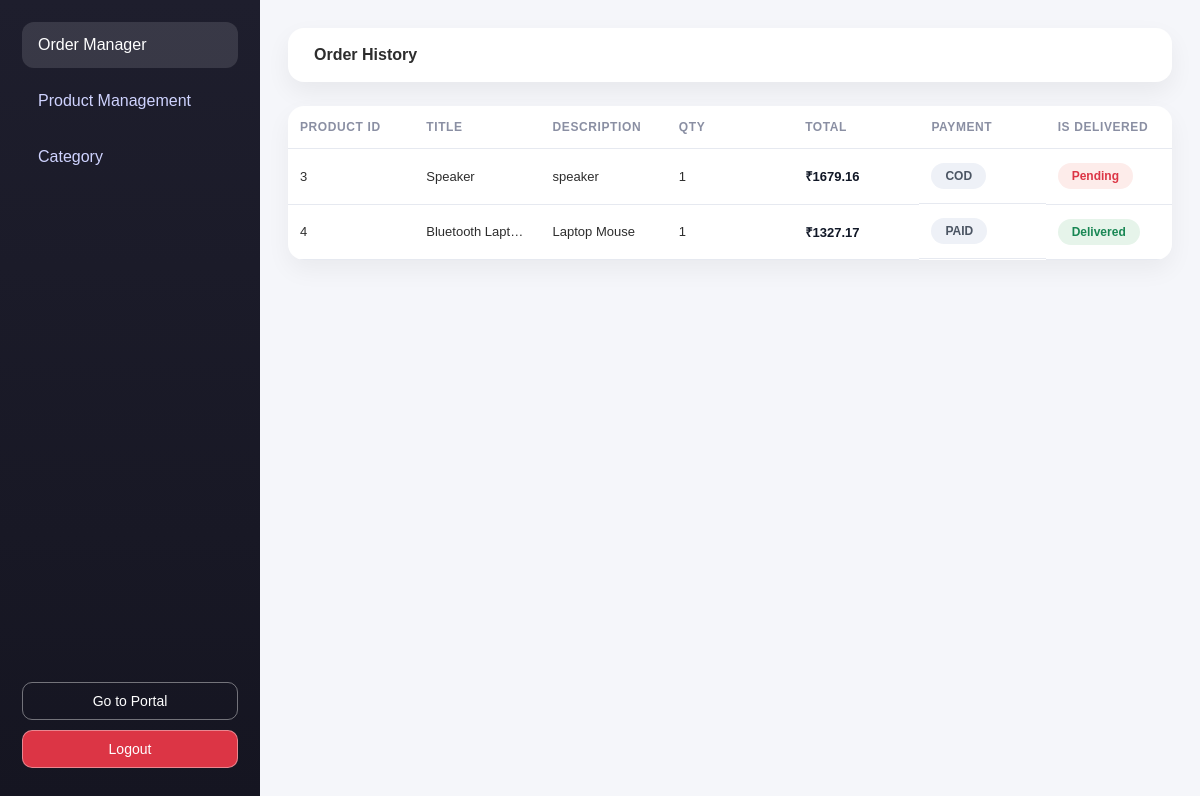
/products/get-orders/1 (signed in), run on an earlier commit of the app's database.
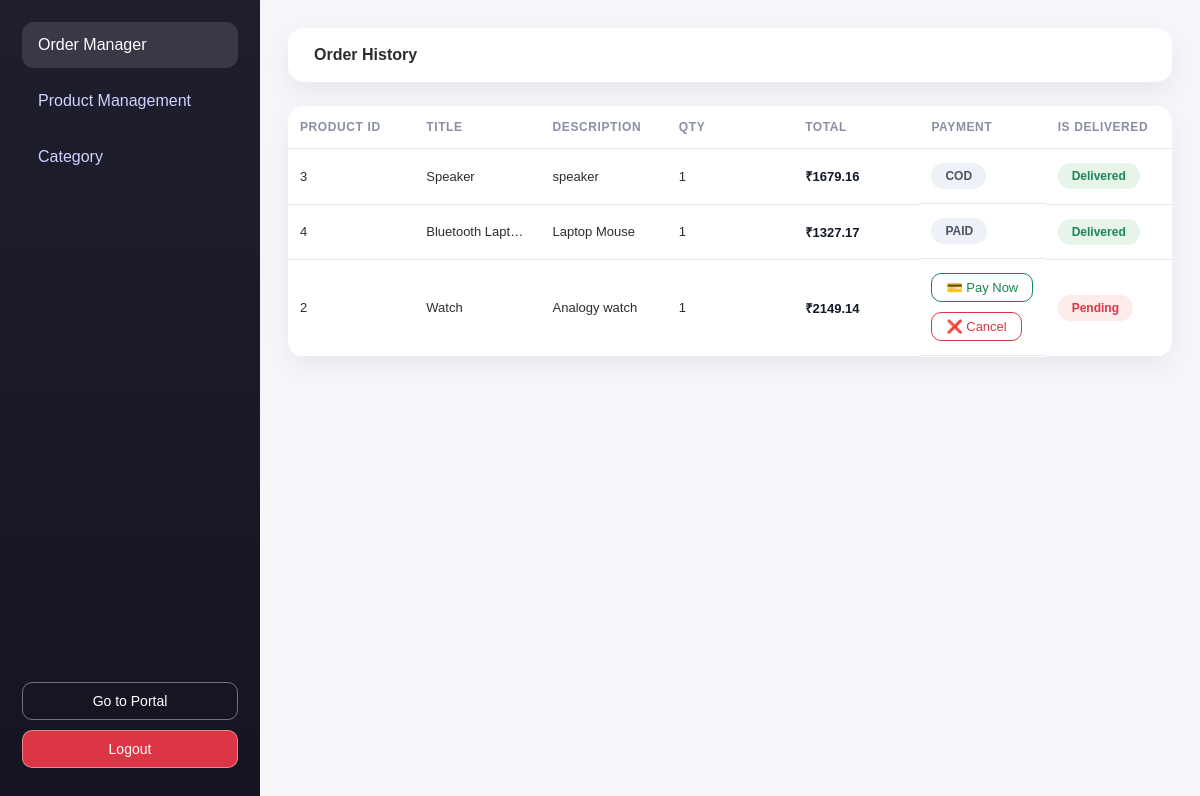
And on a later commit of the database.
### db.py (models this page shows)
class Order(Base):
    __tablename__ = "orders"
    o_id=Column(Integer,primary_key=True,index=True)
    c_id = Column(Integer,ForeignKey("users.id"))
    p_id=Column(Integer,ForeignKey("products.p_id"))
    total_price=Column(Integer,nullable=False)
    is_delivered=Column(Boolean,default=False)
    payment_status=Column(String, nullable=False, default="pending")
    quantity=Column(Integer,nullable=False)
    payment = relationship("Payment", back_populates="order", uselist=False)

class Products(Base):
    __tablename__ = "products"
    p_id=Column(Integer,primary_key=True,index=True)
    title=Column(String,nullable=False,unique=True)
    description=Column(String)
    price=Column(Integer,nullable=False)
    discount=Column(Integer,nullable=False)
    image=Column(String,nullable=False)
    category=Column(String,nullable=False)

### main.py (the view)
@app.get("/products/get-orders/{user_id}",response_model=List[OrderResponse],tags=["Cart endpoint"])
def order(request:Request,user_id:int,current_user:User=Depends(user_authentication),db:Session=Depends(get_db)):
    if current_user.id != user_id :
        return RedirectResponse(url="/",status_code=303)
    orders=db.query(Order,Products).join(Products,Order.p_id==Products.p_id).filter(Order.c_id==user_id).all()
    response = []
    for o,p in orders :
       response.append(OrderResponse(
        o_id = o.o_id,
        p_id=p.p_id,
        title=p.title,
        description=p.description,
        total_price=o.total_price,
        quantity=o.quantity,
        is_delivered=o.is_delivered,
        payment_status=None if o.payment_status == "pending" else o.payment_status))
    response= templates.TemplateResponse("second.html",{"request":request,"response":response,"order":orders,"user_id":user_id})
    return no_cache(response)

### Template/second.html (shortened to what this page needs)
<!DOCTYPE html>
<html lang="en">
<head>
    <link href="{{ url_for('static', path='/style2.css') }}" rel="stylesheet">
</head>
<body>
<div class="dashboard">
    <aside class="sidebar">
        <ul class="menu">
            <li class="active"><a href="#">Order Manager</a></li>
            <li><a href="/products/get-orders/{{user_id}}/productmanager">Product Management</a></li>
            <li><a href="/products/get-orders/{{user_id}}/category">Category</a></li>
        </ul>
        <div class="sidebar-footer">
            <button onclick="firstfunction()">Go to Portal</button>
            <a href="/logout"><button>Logout</button></a>
        </div>
    </aside>
    <main class="content">
        <header class="topbar">
            <h4>Order History</h4>
        </header>
        {% if response %}
        <div class="card">
            <table>
                <thead>
                    <tr>
                        <th>Product ID</th>
                        <th>Title</th>
                        <th>Description</th>
                        <th>Qty</th>
                        <th>Total</th>
                        <th>Payment</th>
                        <th>Is Delivered</th>
                    </tr>
                </thead>
                <tbody>
                {% for res in response %}
                    <tr>
                        <td>{{ res.p_id }}</td>
                        <td>{{ res.title }}</td>
                        <td>{{ res.description }}</td>
                        <td>{{ res.quantity }}</td>
                        <td class="total-price">₹{{ res.total_price }}</td>
                        <td class="payment-cell">
                            {% if res.payment_status is none %}
                                <form action="/checkout/start" method="post">
                                    <button type="submit" class="pay-btn">💳 Pay Now</button>
                                </form>
                                <form action="/orders/cancel/{{ res.o_id }}" method="post">
                                    <button type="submit" class="cancel-btn">❌ Cancel</button>
                                </form>
                            {% else %}
                                <span class="status-badge">
                                    {{ res.payment_status | upper }}
                                </span>
                            {% endif %}
                        </td>
                        <td>
    <button
        class="delivery-status {{ 'delivered' if res.is_delivered else 'pending' }}"
        onclick="updateDelivery(this, '{{ res.p_id }}')">
        {{ 'Delivered' if res.is_delivered else 'Pending' }}
    </button>
</td>
                    </tr>
                {% endfor %}
                </tbody>
            </table>
        </div>
        {% else %}
        <div class="empty-state">
            <p>🛒 You haven’t placed any orders yet.</p>
        </div>
        {% endif %}
    </main>
</div>
</body>
</html>

### static/style2.css (style rules this page uses)
* { box-sizing: border-box; }
body { margin: 0; background: #f5f6fa; font-family: 'Poppins', sans-serif; color: #2d2d2d; }
.dashboard { display: flex; min-height: 100vh; width: 100%; }
.sidebar { width: 260px; background: linear-gradient(180deg, #1e1e2d, #151521); color: #ffffff; display: flex; flex-direction: column; padding: 22px; }
.menu { list-style: none; padding: 0; margin: 0; }
.menu li { margin-bottom: 10px; }
.menu a { display: block; padding: 14px 16px; border-radius: 12px; text-decoration: none; color: #cfd3ff; font-weight: 500; transition: all 0.25s ease; }
.menu a:hover, .menu li.active a { background: rgba(255, 255, 255, 0.12); color: #ffffff; }
.sidebar-footer { margin-top: auto; padding-top: 18px; }
.sidebar-footer button { width: 100%; padding: 10px; border-radius: 10px; font-size: 14px; border: none; cursor: pointer; }
.sidebar-footer button:first-child { background: transparent; color: #ffffff; border: 1px solid rgba(255,255,255,0.4); margin-bottom: 10px; }
.sidebar-footer button:last-child { background: #dc3545; color: #ffffff; }
.content { flex: 1; padding: 28px; overflow-x: hidden; }
.topbar { background: #ffffff; padding: 18px 26px; border-radius: 16px; box-shadow: 0 10px 25px rgba(0, 0, 0, 0.06); margin-bottom: 24px; }
.topbar h4 { margin: 0; font-weight: 600; }
.card { background: #ffffff; border-radius: 16px; overflow-x: auto; box-shadow: 0 10px 25px rgba(0, 0, 0, 0.05); }
table { width: 100%; border-collapse: collapse; table-layout: fixed; }
th, td { padding: 14px 12px; border-bottom: 1px solid #e6e9f0; text-align: left; font-size: 13px; white-space: nowrap; overflow: hidden; text-overflow: ellipsis; }
th { font-size: 12px; letter-spacing: 0.05em; text-transform: uppercase; color: #8a8fa3; }
td.payment-cell { white-space: normal; overflow: visible; text-overflow: unset; }
.payment-cell { display: flex; gap: 10px; align-items: center; flex-wrap: wrap; }
.payment-cell form { margin: 0; flex-shrink: 0; }
.pay-btn, .cancel-btn { display: inline-flex; align-items: center; gap: 6px; padding: 6px 14px; font-size: 13px; font-weight: 500; border-radius: 10px; border: 1px solid transparent; background: #ffffff; cursor: pointer; transition: all 0.2s ease; }
.pay-btn { color: #198754; border-color: #198754; }
.cancel-btn { color: #dc3545; border-color: #dc3545; }
.status-badge { display: inline-block; padding: 6px 14px; border-radius: 20px; font-size: 12px; font-weight: 600; background: #eef1f7; color: #4b5563; text-transform: uppercase; }
.delivery-status { padding: 6px 14px; border-radius: 20px; font-size: 12px; font-weight: 600; border: none; cursor: default; }
.delivery-status.delivered { background: #e6f4ea; color: #198754; }
.delivery-status.pending { background: #fdecea; color: #dc3545; }
.delivery-status { padding: 6px 14px; border-radius: 20px; font-size: 12px; font-weight: 600; border: none; cursor: pointer; transition: all 0.2s ease; }
.total-price { font-weight: 700; color: #111827; }

What changed in the data, as far as the page shows it:
changed Order "COD": is_delivered "Pending" → "Delivered"
added Order: p_id "2", title "Watch", description "Analogy watch", quantity "1", total_price "2149.14", payment_status "Pending"
